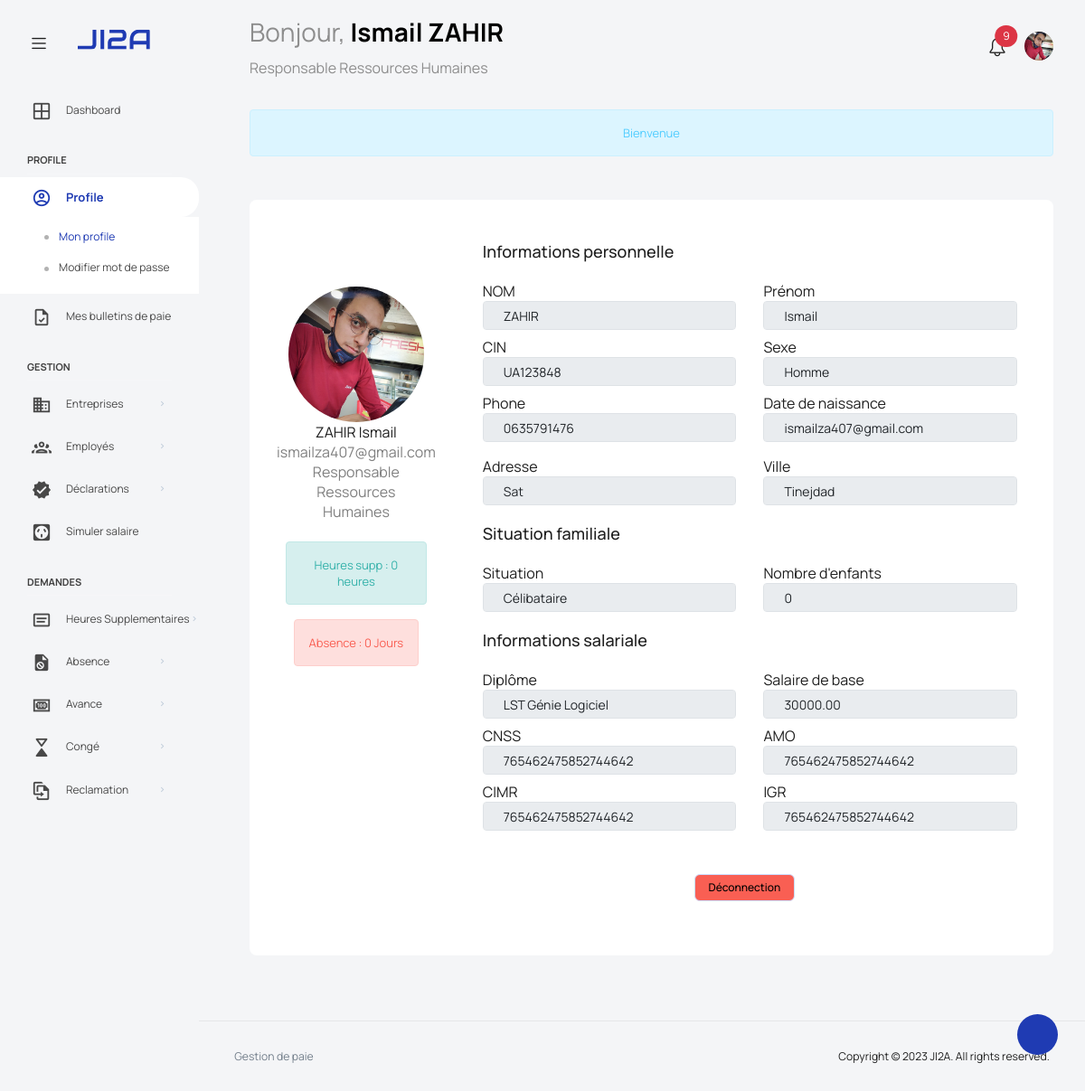
Screenshot of /views/view_profile (signed in) with the database file from the repository.
### tables this page shows
CREATE TABLE `employe` (
  `idEmploye` int NOT NULL,
  `nom` varchar(20) NOT NULL,
  `prenom` varchar(20) NOT NULL,
  `cin` varchar(10) NOT NULL,
  `sexe` enum('Homme','Femme') NOT NULL,
  `dateNaiss` date NOT NULL,
  `adresse` varchar(100) NOT NULL,
  `ville` varchar(20) NOT NULL,
  `email` varchar(100) NOT NULL,
  `phone` varchar(10) NOT NULL,
  `image` varchar(80) NOT NULL,
  `situationF` enum('Célibataire','Marié') NOT NULL,
  `nbEnfants` int NOT NULL,
  `diplome` varchar(40) NOT NULL,
  `numCNSS` varchar(24) NOT NULL,
  `numAMO` varchar(24) NOT NULL,
  `numCIMR` varchar(24) DEFAULT NULL,
  `numIGR` varchar(24) NOT NULL,
  `password` varchar(60) NOT NULL,
  `createdAt` datetime DEFAULT CURRENT_TIMESTAMP,
  `createdBy` int DEFAULT NULL
);

### scripts/employe.inc.php (called while the page is built, shortened)
<?php
  function getNotifications ($id)
  {
    require 'connect.php';
    $stm = $pdo->prepare("SELECT * FROM reclamation NATURAL JOIN employe
                          WHERE status = 'En cours' AND responsable = ?
                          ORDER BY dateReclamation DESC");
    $stm->execute([$id]);
    return $stm->fetchAll(PDO::FETCH_ASSOC);
  }
  function getAbsenceEmployeThisMonth ($id)
  {
    require 'connect.php';
    $stm = $pdo->prepare("SELECT SUM(nbJours) AS nbJours FROM absence
                          WHERE idEmploye = $id
                          AND MONTH(dateAbsence) = MONTH(CURRENT_DATE)");
    $stm->execute();
    return $stm->fetch(PDO::FETCH_ASSOC);
  }
  function getNbHeuresSuppEmployeThisMonth ($id)
  {
    require 'connect.php';
    $stm = $pdo->prepare("SELECT SUM(nbHs) AS nbHS FROM heuressupp
                          WHERE idEmploye = $id
                          AND MONTH(dateTravail) = MONTH(CURRENT_DATE)-1");
    $stm->execute();
    return $stm->fetch(PDO::FETCH_ASSOC);
  }

### scripts/connect.php (called while the page is built, shortened)
<?php
  try
  {
    $user   = DB_USER;
  }
  catch (PDOException $e)
  {
    die("Erreur lors de la connexion à la base de données: ".$e->getMessage());
  }

### views/view_profile.php (the view, shortened to what this page needs)
<?php
  require_once '../scripts/employe.inc.php';
?>
<!DOCTYPE html>
<html lang="en">
<head>
</head>
<body>
  <div class="container-scroller">
    <?php include('partials/_navbar.php'); ?>
    <div class="container-fluid page-body-wrapper">
      <?php include('partials/_sidebar.php'); ?>
      <div class="main-panel">
        <div class="content-wrapper">
          <div class="row">
            <div class="col-sm-12">
              <div class="home-tab">
                <?php require_once 'alerts.php'; ?>
                <div class="container rounded bg-white mt-5 mb-5">
                  <div class="row">
                    <div class="col-md-3 border-right">
                      <div class="d-flex flex-column align-items-center text-center p-3 py-5">
                        <img class="rounded-circle mt-5" width="150px" src="images/profile/<?php echo $user['image']; ?>">
                        <span class="font-weight-bold"><?php echo $user['nom']." ".$user['prenom']; ?></span>
                        <span class="text-black-50"><?php echo $user['email']; ?></span>
                        <span class="text-black-50"><?php echo $user['poste']; ?></span>
                        <br>
                        <span class="alert alert-success">Heures supp : <?php echo is_null($hs = getNbHeuresSuppEmployeThisMonth($user['idEmploye'])['nbHS'])?0:$hs; ?> heures</span>
                        <span class="alert alert-danger">Absence : <?php echo is_null($abs = getAbsenceEmployeThisMonth($user['idEmploye'])['nbJours'])?0:$abs; ?> Jours</span>
                      </div>
                    </div>
                    <div class="col-md-9 border-right">
                      <div class="p-3 py-5">
                        <div class="d-flex justify-content-between align-items-center mb-3">
                          <h4 class="text-right">Informations personnelle</h4>
                        </div>
                        <div class="row mt-2">
                          <div class="col-md-6">
                            <label class="labels">NOM</label>
                            <input type="text" class="form-control" value="<?php echo $user['nom']; ?>" disabled>
                          </div>
                          <div class="col-md-6">
                            <label class="labels">Prénom</label>
                            <input type="text" class="form-control" value="<?php echo $user['prenom']; ?>" disabled>
                          </div>
                        </div>
                        <div class="row mt-2">
                          <div class="col-md-6">
                            <label class="labels">CIN</label>
                            <input type="text" class="form-control" value="<?php echo $user['cin']; ?>" disabled>
                          </div>
                          <div class="col-md-6">
                            <label class="labels">Sexe</label>
                            <input type="text" class="form-control" value="<?php echo $user['sexe']; ?>" disabled>
                          </div>
                        </div>
                        <div class="row mt-2">
                          <div class="col-md-6">
                            <label class="labels">Phone</label>
                            <input type="text" class="form-control" value="<?php echo $user['phone']; ?>" disabled>
                          </div>
                          <div class="col-md-6">
                            <label class="labels">Date de naissance</label>
                            <input type="text" class="form-control" value="<?php echo $user['email']; ?>" disabled>
                          </div>
                        </div>
                        <div class="row mt-3">
                          <div class="col-md-6">
                            <label class="labels">Adresse</label>
                            <input type="text" class="form-control" value="<?php echo $user['adresse']; ?>" disabled>
                          </div>
                          <div class="col-md-6">
                            <label class="labels">Ville</label>
                            <input type="text" class="form-control" value="<?php echo $user['ville']; ?>" disabled>
                          </div>
                        </div>
                        <br>
                        <div class="d-flex justify-content-between align-items-center mb-3">
                          <h4 class="text-right">Situation familiale</h4>
                        </div>
                        <div class="row mt-2">
                          <div class="col-md-6">
                            <label class="labels">Situation</label>
                            <input type="text" class="form-control" value="<?php echo $user['situationF']; ?>" disabled>
                          </div>
                          <div class="col-md-6">
                            <label class="labels">Nombre d'enfants</label>
                            <input type="text" class="form-control" value="<?php echo $user['nbEnfants']; ?>" disabled>
                          </div>
                        </div>
                        <br>
                        <div class="d-flex justify-content-between align-items-center mb-3">
                          <h4 class="text-right">Informations salariale</h4>
                        </div>
                        <div class="row mt-2">
                          <div class="col-md-6">
                            <label class="labels">Diplôme</label>
                            <input type="text" class="form-control" value="<?php echo $user['diplome']; ?>" disabled>
                          </div>
                          <div class="col-md-6">
                            <label class="labels">Salaire de base</label>
                            <input type="text" class="form-control" value="<?php echo $user['salaireBase']; ?>" disabled>
                          </div>
                        </div>
                        <div class="row mt-2">
                          <div class="col-md-6">
                            <label class="labels">CNSS</label>
                            <input type="text" class="form-control" value="<?php echo $user['numCNSS']; ?>" disabled>
                          </div>
                          <div class="col-md-6">
                            <label class="labels">AMO</label>
                            <input type="text" class="form-control" value="<?php echo $user['numAMO']; ?>" disabled>
                          </div>
                        </div>
                        <div class="row mt-2">
                          <div class="col-md-6">
                            <label class="labels">CIMR</label>
                            <input type="text" class="form-control" value="<?php echo $user['numCIMR']; ?>" disabled>
                          </div>
                          <div class="col-md-6">
                            <label class="labels">IGR</label>
                            <input type="text" class="form-control" value="<?php echo $user['numIGR']; ?>" disabled>
                          </div>
                        </div>
                        <div class="mt-5 text-center">
                          <button class="btn btn-danger profile-button" type="button" onclick="document.location.href='../scripts/logout.inc.php'">Déconnection</button>
                        </div>
                      </div>
                    </div>
                  </div>
                </div>
              </div>
            </div>
          </div>
        </div>
      </div>
    </div>
  </div>
</body>
</html>

### views/partials/_navbar.php (shortened to what this page needs)
<nav class="navbar default-layout col-lg-12 col-12 p-0 fixed-top d-flex align-items-top flex-row">
  <div class="text-center navbar-brand-wrapper d-flex align-items-center justify-content-start">
    <div class="me-3">
      <button class="navbar-toggler navbar-toggler align-self-center" type="button" data-bs-toggle="minimize">
        <span class="icon-menu"></span>
      </button>
    </div>
    <div>
      <a class="navbar-brand brand-logo" href="home">
        <img src="images/logo.svg" alt="logo" />
      </a>
    </div>
  </div>
  <?php
    if (isset($_SESSION['admin']))
    {
      $user = $_SESSION['admin'];
      $user['poste'] = "Espace Administrateur";
    }
    else $user = $_SESSION['auth'];
  ?>
  <div class="navbar-menu-wrapper d-flex align-items-top">
    <ul class="navbar-nav">
      <li class="nav-item font-weight-semibold d-none d-lg-block ms-0">
        <h1 class="welcome-text">Bonjour, <span class="text-black fw-bold"><?php echo $user['prenom']." ".$user['nom']; ?></span></h1>
        <h3 class="welcome-sub-text"><?php echo $user['poste']; ?></h3>
      </li>
    </ul>
    <ul class="navbar-nav ms-auto">
    <?php
      if (isset($_SESSION['auth'])):
      require_once '../scripts/employe.inc.php';
      $notifications = getNotifications($user['idEmploye']);
    ?>
      <li class="nav-item dropdown ">
        <a class="nav-link count-indicator" id="notificationDropdown" href="#" data-bs-toggle="dropdown">
          <i class="icon-bell"></i>
          <span class="position-absolute top-0 start-100 translate-middle badge rounded-pill bg-danger">
          <?php echo count($notifications); ?>
          </span>
        </a>
      </li>
      <?php endif; ?>
      <li class="nav-item dropdown d-none d-lg-block user-dropdown">
        <a class="nav-link" id="UserDropdown" href="#" data-bs-toggle="dropdown" aria-expanded="false">
          <img class="img-xs rounded-circle" src="images/profile/<?php echo $user['image']; ?>" alt="Profile image"> </a>
      </li>
    </ul>
  </div>
</nav>

### views/css/style.css (style rules this page uses)
body { background-color: #F4F5F7; margin: 0; }
.alert { text-align: center; }

### rows the page displays
employe: image (picture), nom "ZAHIR", prenom "Ismail", email "ismailza407@gmail.com", cin "UA123848", sexe "Homme", phone "0635791476", adresse "Sat", ville "Tinejdad", situationF "Célibataire", nbEnfants "0", diplome "LST Génie Logiciel", numCNSS "765462475852744642", numAMO "765462475852744642", numCIMR "765462475852744642", numIGR "765462475852744642"

### other values shown
$user['prenom'] "Ismail"
$user['nom'] "ZAHIR"
$user['poste'] "Responsable Ressources Humaines"
count($notifications) "9"
$_SESSION['info'] "Bienvenue"
